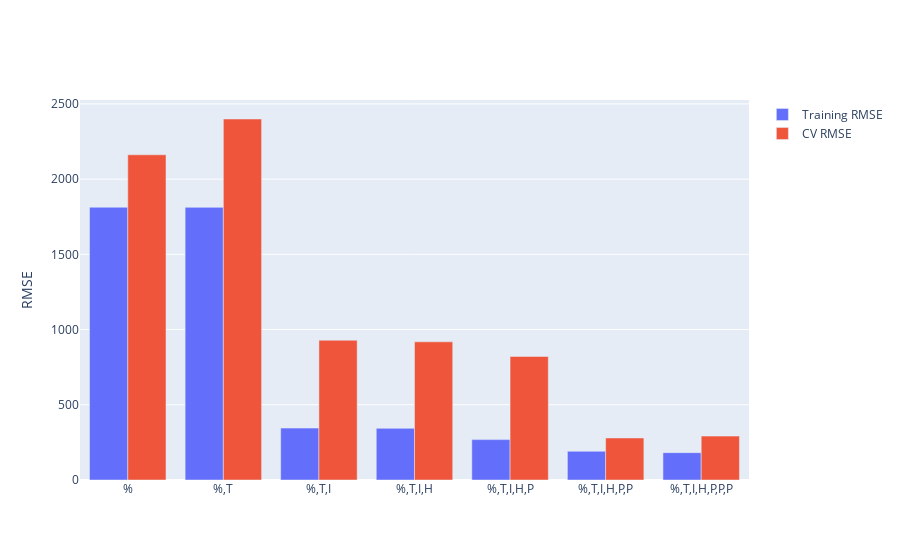

Notebook code for this chart:
### Code cell
compare_models(models)

### Figure 1 — Plotly figure (JSON) as saved in the notebook; plotly's stock layout.template omitted (floating-point values rounded to 4 significant figures)
{"data": [{"name": "Training RMSE", "type": "bar", "x": ["%", "%,T", "%,T,I", "%,T,I,H", "%,T,I,H,P", "%,T,I,H,P,P", "%,T,I,H,P,P,P"], "y": [1813.0, 1812.0, 345.1, 343.2, 268.4, 190.7, 181.7]}, {"name": "CV RMSE", "type": "bar", "x": ["%", "%,T", "%,T,I", "%,T,I,H", "%,T,I,H,P", "%,T,I,H,P,P", "%,T,I,H,P,P,P"], "y": [2162.0, 2400.0, 928.9, 918.4, 821.3, 279.3, 291.7]}], "layout": {"yaxis": {"title": {"text": "RMSE"}}}}
